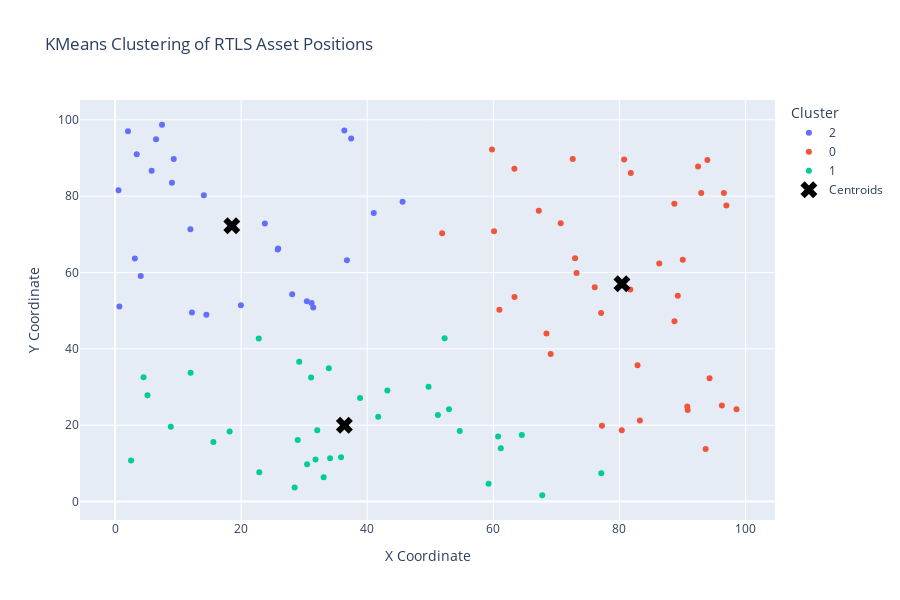

The code cell stored with this chart in its notebook:
### Code cell
#KMeans Clustering of RTLS Data with Plotly
import numpy as np
import pandas as pd
import plotly.express as px
from sklearn.cluster import KMeans

# Simulated RTLS data
np.random.seed(42)
positions = np.random.rand(100, 2) * 100  # Random positions in a 100x100 area

# Perform KMeans clustering
kmeans = KMeans(n_clusters=3, random_state=42).fit(positions)
labels = kmeans.labels_
centroids = kmeans.cluster_centers_

# Create DataFrame for Plotly
df_clusters = pd.DataFrame({
    'X': positions[:, 0],
    'Y': positions[:, 1],
    'Cluster': labels.astype(str)
})

# Plot clustering results with centroids
fig = px.scatter(df_clusters, x='X', y='Y', color='Cluster',
                 title='KMeans Clustering of RTLS Asset Positions',
                 labels={'X': 'X Coordinate', 'Y': 'Y Coordinate'})

# Add centroid markers explicitly
fig.add_scatter(x=centroids[:, 0], y=centroids[:, 1],
                mode='markers', marker=dict(size=15, symbol='x', color='black'),
                name='Centroids')

fig.update_layout(width=900, height=600)
fig.show()

### Figure 1 — Plotly figure (JSON) as saved in the notebook; plotly's stock layout.template omitted (floating-point values rounded to 4 significant figures)
{"data": [{"hovertemplate": "Cluster=2<br>X Coordinate=%{x}<br>Y Coordinate=%{y}<extra></extra>", "legendgroup": "2", "marker": {"color": "#636efa", "symbol": "circle"}, "mode": "markers", "name": "2", "orientation": "v", "showlegend": true, "type": "scatter", "x": [37.45, 5.808, 2.058, 30.42, 45.61, 19.97, 6.505, 12.2, 3.439, 25.88, 31.17, 28.09, 14.09, 7.455, 0.5522, 11.96, 3.143, 31.44, 41.04, 0.6952, 36.36, 14.49, 23.76, 36.78, 9.029, 4.078, 25.79, 9.31], "xaxis": "x", "y": [95.07, 86.62, 96.99, 52.48, 78.52, 51.42, 94.89, 49.52, 90.93, 66.25, 52.01, 54.27, 80.22, 98.69, 81.55, 71.32, 63.64, 50.86, 75.56, 51.07, 97.18, 48.95, 72.82, 63.23, 83.53, 59.09, 66.0, 89.72], "yaxis": "y"}, {"hovertemplate": "Cluster=0<br>X Coordinate=%{x}<br>Y Coordinate=%{y}<extra></extra>", "legendgroup": "0", "marker": {"color": "#EF553B", "symbol": "circle"}, "mode": "markers", "name": "0", "orientation": "v", "showlegend": true, "type": "scatter", "x": [73.2, 60.11, 83.24, 96.56, 68.42, 96.96, 93.95, 59.79, 82.87, 77.22, 70.69, 86.31, 72.96, 88.72, 76.08, 77.1, 90.76, 92.97, 63.34, 80.37, 89.26, 80.74, 81.8, 94.29, 51.88, 96.24, 60.96, 90.83, 98.57, 67.21, 63.35, 69.09, 93.67, 92.47, 81.72, 90.04, 72.6, 88.71], "xaxis": "x", "y": [59.87, 70.81, 21.23, 80.84, 44.02, 77.51, 89.48, 92.19, 35.68, 19.87, 72.9, 62.33, 63.76, 47.22, 56.13, 49.38, 24.93, 80.81, 87.15, 18.66, 53.93, 89.61, 86.07, 32.32, 70.3, 25.18, 50.27, 23.96, 24.21, 76.16, 53.58, 38.67, 13.75, 87.73, 55.52, 63.31, 89.71, 77.99], "yaxis": "y"}, {"hovertemplate": "Cluster=1<br>X Coordinate=%{x}<br>Y Coordinate=%{y}<extra></extra>", "legendgroup": "1", "marker": {"color": "#00cc96", "symbol": "circle"}, "mode": "markers", "name": "1", "orientation": "v", "showlegend": true, "type": "scatter", "x": [15.6, 18.18, 43.19, 61.19, 29.21, 59.24, 60.75, 30.46, 54.67, 8.849, 4.523, 38.87, 77.13, 35.85, 33.09, 31.1, 52.27, 2.542, 22.88, 28.98, 31.8, 22.79, 41.74, 11.99, 49.72, 28.48, 5.148, 32.08, 67.76, 51.21, 64.52, 34.11, 52.97, 33.9], "xaxis": "x", "y": [15.6, 18.34, 29.12, 13.95, 36.64, 4.645, 17.05, 9.767, 18.49, 19.6, 32.53, 27.13, 7.404, 11.59, 6.356, 32.52, 42.75, 10.79, 7.698, 16.12, 11.01, 42.71, 22.21, 33.76, 30.09, 3.689, 27.86, 18.65, 1.659, 22.65, 17.44, 11.35, 24.19, 34.92], "yaxis": "y"}, {"marker": {"color": "black", "size": 15, "symbol": "x"}, "mode": "markers", "name": "Centroids", "type": "scatter", "x": [80.4, 36.38, 18.52], "y": [57.03, 20.01, 72.23]}], "layout": {"height": 600, "legend": {"title": {"text": "Cluster"}, "tracegroupgap": 0}, "title": {"text": "KMeans Clustering of RTLS Asset Positions"}, "width": 900, "xaxis": {"anchor": "y", "domain": [0, 1], "title": {"text": "X Coordinate"}}, "yaxis": {"anchor": "x", "domain": [0, 1], "title": {"text": "Y Coordinate"}}}}
